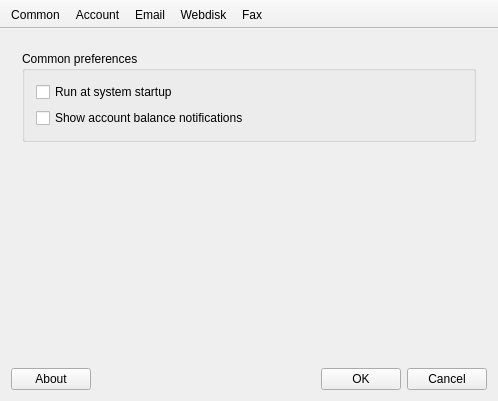
<?xml version="1.0" encoding="UTF-8"?>
<ui version="4.0">
 <class>MainWindow</class>
 <widget class="QMainWindow" name="MainWindow">
  <property name="geometry">
   <rect>
    <x>0</x>
    <y>0</y>
    <width>498</width>
    <height>401</height>
   </rect>
  </property>
  <property name="contextMenuPolicy">
   <enum>Qt::NoContextMenu</enum>
  </property>
  <property name="windowTitle">
   <string>MainWindow</string>
  </property>
  <property name="windowIcon">
   <iconset resource="resource.qrc">
    <normaloff>:/icons/res/icons/prefs-ico.png</normaloff>:/icons/res/icons/prefs-ico.png</iconset>
  </property>
  <property name="locale">
   <locale language="English" country="UnitedStates"/>
  </property>
  <property name="unifiedTitleAndToolBarOnMac">
   <bool>true</bool>
  </property>
  <widget class="QWidget" name="centralWidget">
   <layout class="QHBoxLayout" name="horizontalLayout">
    <item>
     <layout class="QVBoxLayout" name="verticalLayout">
      <item>
       <widget class="QStackedWidget" name="stackedWidget">
        <property name="frameShape">
         <enum>QFrame::NoFrame</enum>
        </property>
        <property name="currentIndex">
         <number>0</number>
        </property>
        <widget class="QWidget" name="commonPage">
         <layout class="QVBoxLayout" name="verticalLayout_2">
          <item>
           <widget class="QGroupBox" name="groupBox_3">
            <property name="title">
             <string>Common preferences</string>
            </property>
            <layout class="QVBoxLayout" name="verticalLayout_6">
             <item>
              <widget class="QCheckBox" name="commonAutoStart">
               <property name="text">
                <string>Run at system startup</string>
               </property>
              </widget>
             </item>
             <item>
              <widget class="QCheckBox" name="commonShowBalanceNotification">
               <property name="text">
                <string>Show account balance notifications</string>
               </property>
              </widget>
             </item>
            </layout>
           </widget>
          </item>
          <item>
           <spacer name="verticalSpacer_3">
            <property name="orientation">
             <enum>Qt::Vertical</enum>
            </property>
            <property name="sizeHint" stdset="0">
             <size>
              <width>20</width>
              <height>210</height>
             </size>
            </property>
           </spacer>
          </item>
         </layout>
        </widget>
        <widget class="QWidget" name="accountPage">
         <layout class="QVBoxLayout" name="verticalLayout_3">
          <item>
           <widget class="QGroupBox" name="loginGroupBox">
            <property name="title">
             <string>Login</string>
            </property>
            <layout class="QFormLayout" name="formLayout_2">
             <property name="fieldGrowthPolicy">
              <enum>QFormLayout::AllNonFixedFieldsGrow</enum>
             </property>
             <item row="0" column="0">
              <widget class="QLabel" name="label">
               <property name="text">
                <string>Email address:</string>
               </property>
              </widget>
             </item>
             <item row="0" column="1">
              <widget class="QLineEdit" name="accountEmailAddress"/>
             </item>
             <item row="1" column="0">
              <widget class="QLabel" name="label_2">
               <property name="text">
                <string>Password:</string>
               </property>
              </widget>
             </item>
             <item row="1" column="1">
              <widget class="QLineEdit" name="accountPassword">
               <property name="echoMode">
                <enum>QLineEdit::Password</enum>
               </property>
              </widget>
             </item>
            </layout>
           </widget>
          </item>
          <item>
           <spacer name="verticalSpacer">
            <property name="orientation">
             <enum>Qt::Vertical</enum>
            </property>
            <property name="sizeHint" stdset="0">
             <size>
              <width>20</width>
              <height>40</height>
             </size>
            </property>
           </spacer>
          </item>
         </layout>
        </widget>
        <widget class="QWidget" name="emailPage">
         <layout class="QVBoxLayout" name="verticalLayout_4">
          <item>
           <widget class="QGroupBox" name="groupBox">
            <property name="title">
             <string>Email checking</string>
            </property>
            <layout class="QFormLayout" name="formLayout">
             <item row="0" column="0">
              <widget class="QLabel" name="label_3">
               <property name="text">
                <string>Automatic mail checking:</string>
               </property>
              </widget>
             </item>
             <item row="0" column="1">
              <widget class="QCheckBox" name="mailCheckEnable">
               <property name="text">
                <string>Enabled</string>
               </property>
              </widget>
             </item>
             <item row="1" column="0">
              <widget class="QLabel" name="label_4">
               <property name="text">
                <string>Interval:</string>
               </property>
              </widget>
             </item>
             <item row="1" column="1">
              <layout class="QHBoxLayout" name="horizontalLayout_4">
               <item>
                <widget class="QSpinBox" name="mailCheckInterval">
                 <property name="minimum">
                  <number>1</number>
                 </property>
                 <property name="maximum">
                  <number>120</number>
                 </property>
                </widget>
               </item>
               <item>
                <widget class="QLabel" name="label_5">
                 <property name="text">
                  <string>Minute(s)</string>
                 </property>
                </widget>
               </item>
               <item>
                <spacer name="horizontalSpacer_2">
                 <property name="orientation">
                  <enum>Qt::Horizontal</enum>
                 </property>
                 <property name="sizeHint" stdset="0">
                  <size>
                   <width>40</width>
                   <height>20</height>
                  </size>
                 </property>
                </spacer>
               </item>
              </layout>
             </item>
            </layout>
           </widget>
          </item>
          <item>
           <widget class="QGroupBox" name="groupBox_2">
            <property name="title">
             <string>Notification</string>
            </property>
            <layout class="QVBoxLayout" name="verticalLayout_5">
             <item>
              <widget class="QCheckBox" name="mailNotifyShowNotification">
               <property name="text">
                <string>Show notification</string>
               </property>
              </widget>
             </item>
             <item>
              <widget class="QCheckBox" name="mailNotfiyPlaySound">
               <property name="text">
                <string>Play sound</string>
               </property>
              </widget>
             </item>
             <item>
              <widget class="QCheckBox" name="mailNotifyShowInbox">
               <property name="text">
                <string>Show inbox</string>
               </property>
              </widget>
             </item>
            </layout>
           </widget>
          </item>
          <item>
           <spacer name="verticalSpacer_2">
            <property name="orientation">
             <enum>Qt::Vertical</enum>
            </property>
            <property name="sizeHint" stdset="0">
             <size>
              <width>20</width>
              <height>40</height>
             </size>
            </property>
           </spacer>
          </item>
         </layout>
        </widget>
        <widget class="QWidget" name="webdiskPage">
         <layout class="QVBoxLayout" name="verticalLayout_8">
          <item>
           <widget class="QGroupBox" name="wdSyncGroup">
            <property name="title">
             <string>%1 synchronization</string>
            </property>
            <layout class="QFormLayout" name="formLayout_3">
             <item row="0" column="0">
              <widget class="QLabel" name="label_7">
               <property name="text">
                <string>Synchronization:</string>
               </property>
              </widget>
             </item>
             <item row="0" column="1">
              <widget class="QCheckBox" name="webdiskEnableSync">
               <property name="text">
                <string>Enabled</string>
               </property>
              </widget>
             </item>
             <item row="1" column="0">
              <widget class="QLabel" name="label_8">
               <property name="text">
                <string>Interval:</string>
               </property>
              </widget>
             </item>
             <item row="1" column="1">
              <layout class="QHBoxLayout" name="horizontalLayout_6">
               <item>
                <widget class="QSpinBox" name="webdiskSyncInterval">
                 <property name="minimum">
                  <number>1</number>
                 </property>
                 <property name="maximum">
                  <number>120</number>
                 </property>
                </widget>
               </item>
               <item>
                <widget class="QLabel" name="label_9">
                 <property name="text">
                  <string>Minute(s)</string>
                 </property>
                </widget>
               </item>
               <item>
                <spacer name="horizontalSpacer_3">
                 <property name="orientation">
                  <enum>Qt::Horizontal</enum>
                 </property>
                 <property name="sizeHint" stdset="0">
                  <size>
                   <width>40</width>
                   <height>20</height>
                  </size>
                 </property>
                </spacer>
               </item>
              </layout>
             </item>
             <item row="2" column="0">
              <widget class="QLabel" name="label_10">
               <property name="text">
                <string>Settings:</string>
               </property>
               <property name="alignment">
                <set>Qt::AlignLeading|Qt::AlignLeft|Qt::AlignTop</set>
               </property>
              </widget>
             </item>
             <item row="2" column="1">
              <widget class="QCheckBox" name="webdiskSyncHiddenItems">
               <property name="text">
                <string>Synchronize hidden items</string>
               </property>
              </widget>
             </item>
             <item row="3" column="1">
              <widget class="QCheckBox" name="webdiskShowNotifications">
               <property name="text">
                <string>Show notifications</string>
               </property>
              </widget>
             </item>
            </layout>
           </widget>
          </item>
          <item>
           <widget class="QGroupBox" name="groupBox_4">
            <property name="title">
             <string>Target</string>
            </property>
            <layout class="QVBoxLayout" name="verticalLayout_7">
             <item>
              <layout class="QHBoxLayout" name="horizontalLayout_5">
               <item>
                <widget class="QLabel" name="label_6">
                 <property name="text">
                  <string/>
                 </property>
                 <property name="pixmap">
                  <pixmap resource="resource.qrc">:/icons/res/icons/folder-ico.png</pixmap>
                 </property>
                </widget>
               </item>
               <item>
                <widget class="QLineEdit" name="webdiskTargetFolder">
                 <property name="readOnly">
                  <bool>true</bool>
                 </property>
                </widget>
               </item>
               <item>
                <widget class="QPushButton" name="pushButton">
                 <property name="text">
                  <string>Change...</string>
                 </property>
                </widget>
               </item>
              </layout>
             </item>
            </layout>
           </widget>
          </item>
          <item>
           <spacer name="verticalSpacer_4">
            <property name="orientation">
             <enum>Qt::Vertical</enum>
            </property>
            <property name="sizeHint" stdset="0">
             <size>
              <width>20</width>
              <height>40</height>
             </size>
            </property>
           </spacer>
          </item>
         </layout>
        </widget>
        <widget class="QWidget" name="faxPage">
         <layout class="QVBoxLayout" name="verticalLayout_9">
          <item>
           <widget class="QGroupBox" name="groupBox_6">
            <property name="title">
             <string>Fax printer</string>
            </property>
            <layout class="QHBoxLayout" name="horizontalLayout_3">
             <item>
              <widget class="QLabel" name="driverLabel">
               <property name="sizePolicy">
                <sizepolicy hsizetype="Expanding" vsizetype="Preferred">
                 <horstretch>0</horstretch>
                 <verstretch>0</verstretch>
                </sizepolicy>
               </property>
               <property name="text">
                <string/>
               </property>
              </widget>
             </item>
             <item>
              <widget class="QPushButton" name="driverButton">
               <property name="text">
                <string/>
               </property>
              </widget>
             </item>
            </layout>
           </widget>
          </item>
          <item>
           <spacer name="verticalSpacer_5">
            <property name="orientation">
             <enum>Qt::Vertical</enum>
            </property>
            <property name="sizeHint" stdset="0">
             <size>
              <width>20</width>
              <height>208</height>
             </size>
            </property>
           </spacer>
          </item>
         </layout>
        </widget>
       </widget>
      </item>
      <item>
       <layout class="QHBoxLayout" name="horizontalLayout_2">
        <item>
         <widget class="QPushButton" name="aboutButton">
          <property name="text">
           <string>About</string>
          </property>
         </widget>
        </item>
        <item>
         <spacer name="horizontalSpacer">
          <property name="orientation">
           <enum>Qt::Horizontal</enum>
          </property>
          <property name="sizeHint" stdset="0">
           <size>
            <width>40</width>
            <height>20</height>
           </size>
          </property>
         </spacer>
        </item>
        <item>
         <widget class="QPushButton" name="okButton">
          <property name="text">
           <string>OK</string>
          </property>
         </widget>
        </item>
        <item>
         <widget class="QPushButton" name="cancelButton">
          <property name="text">
           <string>Cancel</string>
          </property>
         </widget>
        </item>
       </layout>
      </item>
     </layout>
    </item>
   </layout>
  </widget>
  <widget class="QToolBar" name="mainToolBar">
   <property name="autoFillBackground">
    <bool>false</bool>
   </property>
   <property name="movable">
    <bool>false</bool>
   </property>
   <property name="iconSize">
    <size>
     <width>32</width>
     <height>32</height>
    </size>
   </property>
   <property name="toolButtonStyle">
    <enum>Qt::ToolButtonTextUnderIcon</enum>
   </property>
   <property name="floatable">
    <bool>false</bool>
   </property>
   <attribute name="toolBarArea">
    <enum>TopToolBarArea</enum>
   </attribute>
   <attribute name="toolBarBreak">
    <bool>false</bool>
   </attribute>
   <addaction name="actionCommon"/>
   <addaction name="actionAccount"/>
   <addaction name="actionEmail"/>
   <addaction name="actionWebdisk"/>
   <addaction name="actionFax"/>
  </widget>
  <action name="actionCommon">
   <property name="checkable">
    <bool>true</bool>
   </property>
   <property name="icon">
    <iconset resource="resource.qrc">
     <normaloff>:/icons/res/icons/prefs-ico.png</normaloff>:/icons/res/icons/prefs-ico.png</iconset>
   </property>
   <property name="text">
    <string>Common</string>
   </property>
  </action>
  <action name="actionAccount">
   <property name="checkable">
    <bool>true</bool>
   </property>
   <property name="icon">
    <iconset resource="resource.qrc">
     <normaloff>:/icons/res/icons/account-ico.png</normaloff>:/icons/res/icons/account-ico.png</iconset>
   </property>
   <property name="text">
    <string>Account</string>
   </property>
  </action>
  <action name="actionEmail">
   <property name="checkable">
    <bool>true</bool>
   </property>
   <property name="icon">
    <iconset resource="resource.qrc">
     <normaloff>:/icons/res/icons/email-ico.png</normaloff>:/icons/res/icons/email-ico.png</iconset>
   </property>
   <property name="text">
    <string>Email</string>
   </property>
  </action>
  <action name="actionWebdisk">
   <property name="checkable">
    <bool>true</bool>
   </property>
   <property name="icon">
    <iconset resource="resource.qrc">
     <normaloff>:/icons/res/icons/webdisk-ico.png</normaloff>:/icons/res/icons/webdisk-ico.png</iconset>
   </property>
   <property name="text">
    <string>Webdisk</string>
   </property>
  </action>
  <action name="actionFax">
   <property name="checkable">
    <bool>true</bool>
   </property>
   <property name="icon">
    <iconset resource="resource.qrc">
     <normaloff>:/icons/res/icons/fax-ico.png</normaloff>:/icons/res/icons/fax-ico.png</iconset>
   </property>
   <property name="text">
    <string>Fax</string>
   </property>
  </action>
 </widget>
 <layoutdefault spacing="6" margin="11"/>
 <tabstops>
  <tabstop>commonAutoStart</tabstop>
  <tabstop>commonShowBalanceNotification</tabstop>
  <tabstop>accountEmailAddress</tabstop>
  <tabstop>accountPassword</tabstop>
  <tabstop>mailCheckEnable</tabstop>
  <tabstop>mailCheckInterval</tabstop>
  <tabstop>mailNotifyShowNotification</tabstop>
  <tabstop>mailNotfiyPlaySound</tabstop>
  <tabstop>mailNotifyShowInbox</tabstop>
  <tabstop>webdiskEnableSync</tabstop>
  <tabstop>webdiskSyncInterval</tabstop>
  <tabstop>webdiskSyncHiddenItems</tabstop>
  <tabstop>webdiskShowNotifications</tabstop>
  <tabstop>webdiskTargetFolder</tabstop>
  <tabstop>pushButton</tabstop>
  <tabstop>driverButton</tabstop>
  <tabstop>okButton</tabstop>
  <tabstop>cancelButton</tabstop>
  <tabstop>aboutButton</tabstop>
 </tabstops>
 <resources>
  <include location="resource.qrc"/>
 </resources>
 <connections>
  <connection>
   <sender>actionCommon</sender>
   <signal>triggered()</signal>
   <receiver>MainWindow</receiver>
   <slot>showCommonPage()</slot>
   <hints>
    <hint type="sourcelabel">
     <x>-1</x>
     <y>-1</y>
    </hint>
    <hint type="destinationlabel">
     <x>244</x>
     <y>200</y>
    </hint>
   </hints>
  </connection>
  <connection>
   <sender>actionAccount</sender>
   <signal>triggered()</signal>
   <receiver>MainWindow</receiver>
   <slot>showAccountPage()</slot>
   <hints>
    <hint type="sourcelabel">
     <x>-1</x>
     <y>-1</y>
    </hint>
    <hint type="destinationlabel">
     <x>244</x>
     <y>200</y>
    </hint>
   </hints>
  </connection>
  <connection>
   <sender>actionEmail</sender>
   <signal>triggered()</signal>
   <receiver>MainWindow</receiver>
   <slot>showEmailPage()</slot>
   <hints>
    <hint type="sourcelabel">
     <x>-1</x>
     <y>-1</y>
    </hint>
    <hint type="destinationlabel">
     <x>244</x>
     <y>200</y>
    </hint>
   </hints>
  </connection>
  <connection>
   <sender>actionWebdisk</sender>
   <signal>triggered()</signal>
   <receiver>MainWindow</receiver>
   <slot>showWebdiskPage()</slot>
   <hints>
    <hint type="sourcelabel">
     <x>-1</x>
     <y>-1</y>
    </hint>
    <hint type="destinationlabel">
     <x>244</x>
     <y>200</y>
    </hint>
   </hints>
  </connection>
  <connection>
   <sender>aboutButton</sender>
   <signal>clicked()</signal>
   <receiver>MainWindow</receiver>
   <slot>showAboutBox()</slot>
   <hints>
    <hint type="sourcelabel">
     <x>43</x>
     <y>375</y>
    </hint>
    <hint type="destinationlabel">
     <x>103</x>
     <y>375</y>
    </hint>
   </hints>
  </connection>
  <connection>
   <sender>cancelButton</sender>
   <signal>clicked()</signal>
   <receiver>MainWindow</receiver>
   <slot>close()</slot>
   <hints>
    <hint type="sourcelabel">
     <x>433</x>
     <y>377</y>
    </hint>
    <hint type="destinationlabel">
     <x>313</x>
     <y>373</y>
    </hint>
   </hints>
  </connection>
  <connection>
   <sender>okButton</sender>
   <signal>clicked()</signal>
   <receiver>MainWindow</receiver>
   <slot>savePrefs()</slot>
   <hints>
    <hint type="sourcelabel">
     <x>336</x>
     <y>368</y>
    </hint>
    <hint type="destinationlabel">
     <x>293</x>
     <y>370</y>
    </hint>
   </hints>
  </connection>
  <connection>
   <sender>pushButton</sender>
   <signal>clicked()</signal>
   <receiver>MainWindow</receiver>
   <slot>changeWebdiskTarget()</slot>
   <hints>
    <hint type="sourcelabel">
     <x>109</x>
     <y>98</y>
    </hint>
    <hint type="destinationlabel">
     <x>575</x>
     <y>189</y>
    </hint>
   </hints>
  </connection>
  <connection>
   <sender>actionFax</sender>
   <signal>triggered()</signal>
   <receiver>MainWindow</receiver>
   <slot>showFaxPage()</slot>
   <hints>
    <hint type="sourcelabel">
     <x>-1</x>
     <y>-1</y>
    </hint>
    <hint type="destinationlabel">
     <x>248</x>
     <y>200</y>
    </hint>
   </hints>
  </connection>
  <connection>
   <sender>driverButton</sender>
   <signal>clicked()</signal>
   <receiver>MainWindow</receiver>
   <slot>setupPrinter()</slot>
   <hints>
    <hint type="sourcelabel">
     <x>438</x>
     <y>109</y>
    </hint>
    <hint type="destinationlabel">
     <x>575</x>
     <y>109</y>
    </hint>
   </hints>
  </connection>
 </connections>
 <slots>
  <slot>showCommonPage()</slot>
  <slot>showAccountPage()</slot>
  <slot>showEmailPage()</slot>
  <slot>showWebdiskPage()</slot>
  <slot>showAboutBox()</slot>
  <slot>savePrefs()</slot>
  <slot>changeWebdiskTarget()</slot>
  <slot>showFaxPage()</slot>
  <slot>setupPrinter()</slot>
 </slots>
</ui>
